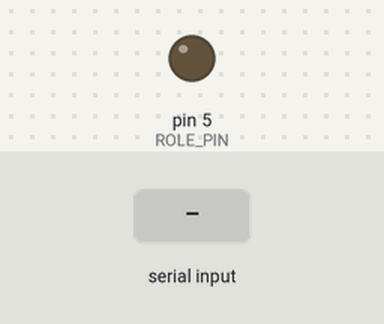
Bench run of a sketch on a simulated Arduino Uno, built with avr-gcc and run on an emulated ATmega328P. On the bench: output pins drawn as LEDs (lit = HIGH). The inputs (shaded band) are chosen by the test bench.

Above: at 1.2 s.
1.3 s: "1" received over Serial
At 1.7 s:
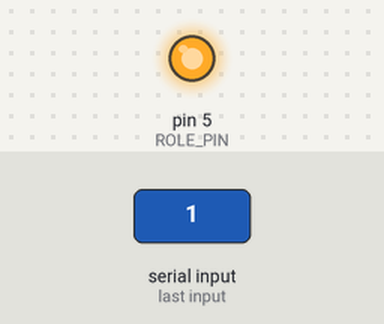
2.8 s: "0" received over Serial
At 4.1 s:
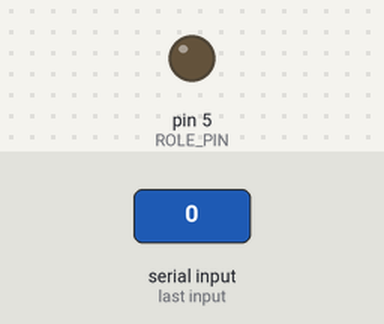
Timing chart, 0 to 5.8 s (numbered marks = the images above; inputs shaded):
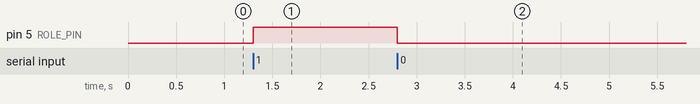

Measured:
- after the input at 1.3 s, pin 5 (ROLE_PIN): LOW → HIGH at once
- after the input at 2.8 s, pin 5 (ROLE_PIN): HIGH → LOW at once

The sketch:

arduino_bluetooth.ino
```cpp
const int ROLE_PIN = 5;  // Röleyi kontrol etmek için kullandığımız pin

// Arduino çalıştığında bir defaya mahsus çalışacak kodlar
void setup() {
  // Röleyi kontrol edebilmek için pinimizi OUTPUT moduna alıyoruz
  pinMode(ROLE_PIN, OUTPUT);

  // Serial Monitor üzerinden veri göndereceğimiz için baundrate'i 9600 olan Serial iletişimi başlatıyoruz
  Serial.begin(9600);

}

// Arduino içerisinde döngü şeklinde çalışan fonksiyonumuz
void loop() {
  while (Serial.available() > 0 ) {
    char data = Serial.read();
    switch (data) {

      // Eğer Serial iletişimden 0 karakterini alırsak Rölemizi kapatıp oradan geçen elektriği kesecek, böylece lambamız sönecek.
      case '0':
        // Röle pinini dijital olarak kapatıyoruz yani o pin artık bir gerilim vermiyor.
        digitalWrite(ROLE_PIN, LOW);
        break;

      // Eğer Serial iletişimden 1 karakterini alırsak Rölemizi açıp oradan elektrik geçmesini sağlayacak böylece lambamız yanacak.
      case '1':
        // Röle pinini dijital olarak açıyoruz yani o pin 5V gerilim veriyor.
        digitalWrite(ROLE_PIN, HIGH);
        break;

      default:
        break;

    }

  }
}
```
